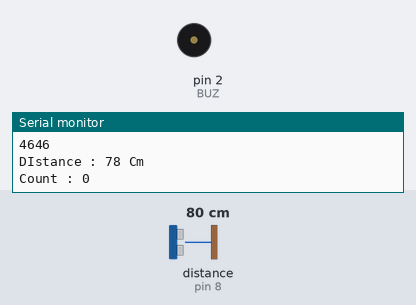
Bench run of a sketch on a simulated Arduino Uno, built with avr-gcc and run on an emulated ATmega328P. Parts: buzzer (waves = sounding, pin HIGH), the last lines printed to the serial monitor. Wiring (inferred from the names in the program): ultrasonic range finder: trigger pin 9; echo pin 8. The test bench sets the inputs (shaded band); at power-on: distance to the obstacle (sensor on pin 8) 80 cm. The echo pulse lasts 58.3 µs per cm; pins used as bus, display or sensor lines are not drawn.

Above: at 7.4 s.
7.5 s: distance to the obstacle (sensor on pin 8) set to 18 cm
13.5 s: distance to the obstacle (sensor on pin 8) set to 14 cm
16.6 s: distance to the obstacle (sensor on pin 8) set to 35 cm
At 22.8 s:
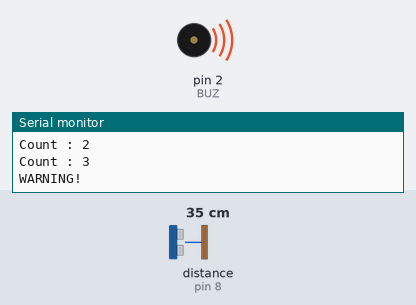
Timing chart, 0 to 29.2 s (numbered marks = the images above; inputs shaded):
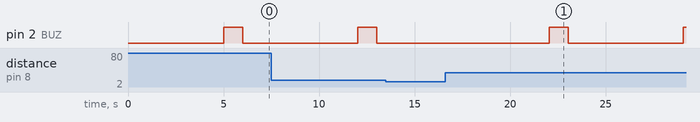

The sketch:

arduino.ino.ino
```cpp
#include<SoftwareSerial.h>

#define TRIG 9 //TRIG 핀 설정 (초음파 보내는 핀)
#define ECHO 8 //ECHO 핀 설정 (초음파 받는 핀)
#define BUZ 2 //BUZ 핀 설정

int count=0;

String str=""; //통신으로 받는 문자열

void setup() {
  Serial.begin(9600); //PC모니터로 센서값을 확인하기위해서 시리얼 통신을 정의해줍니다.
  pinMode(TRIG, OUTPUT);
  pinMode(ECHO, INPUT);
  pinMode(BUZ, OUTPUT);
}

void loop(){

  long duration, distance;

  digitalWrite(TRIG, LOW); //초기화
  delayMicroseconds(2);
  digitalWrite(TRIG, HIGH); //Trigger 신호 발생
  delayMicroseconds(10);
  digitalWrite(TRIG, LOW);

  duration = pulseIn (ECHO, HIGH); //Echo 신호 입력
  distance = duration * 17 / 1000; //거리계산


  // PC모니터로 초음파 거리값을 확인 하는 코드 입니다
  Serial.println(duration ); //초음파가 반사되어 돌아오는 시간을 보여줍니다.
  Serial.print("DIstance : ");

  Serial.print(distance); //측정된 물체로부터 거리값(cm값)을 보여줍니다.
  Serial.println(" Cm");

  Serial.print("Count : ");
  Serial.println(count);
  Serial.print("\n");

  if(distance>15){
    //digitalWrite(BUZ,HIGH);
    delay(1000);
    //digitalWrite(BUZ,LOW);
    count++; //카운터 1회 증가
  }

  if(count==3) {
    Serial.print("Count : ");
    Serial.print(count); //시리얼 모니터에 졸음 운전 신호를 보내기.
    Serial.print("\nWARNING!\n\n");
    digitalWrite(BUZ, HIGH);
    delay(1000);
    digitalWrite(BUZ, LOW);
    count=0;
  }
  delay(1000);
}
```

Measured:
- after the input at 16.6 s, pin 2 (BUZ): LOW → HIGH after 5.4 s, → LOW 1.0 s later, → HIGH 6.0 s later
